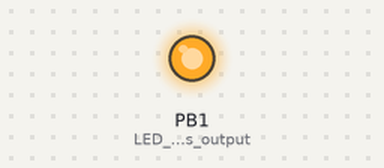
Recording of a sketch running on a simulated ATtiny85, built with avr-gcc and run on an emulated ATtiny85. Parts: output pins drawn as LEDs (lit = HIGH).

Above: at 0.1 s.
Timing chart, 0 to 1.6 s (numbered marks = the images above):
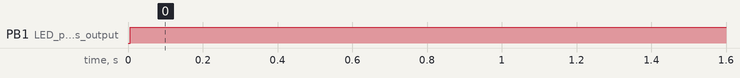

The sketch:

_LDR_digispark.ino
```cpp
#include "DigiKeyboard.h"
int analogPin = 7;                // Analog in pin
int val = 0;
void setup()
{
  pinMode(1, OUTPUT);             // LED pin as output
}

void loop()
{
  val = analogRead(analogPin);    // read the input pin
  //DigiKeyboard.println(val);    // for debug
  if (val <= 950) {
    DigiKeyboard.println(" ");    // Space bar input for Game
    digitalWrite(1, HIGH);        // LED HIGH for debug
  }
  else {
    digitalWrite(1, LOW);         // LED Low if nothing
  }
}
```

Measured:
- by itself, PB1 (LED_pin_as_output): LOW → HIGH at 0.01 s
